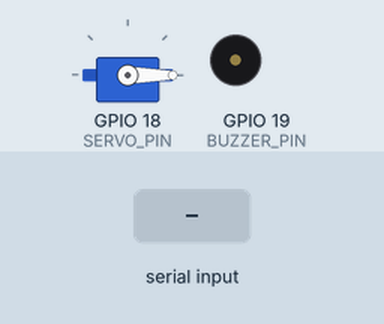
A sketch run on a simulated ESP32. On the bench: servo, buzzer (waves = sounding, pin HIGH). The inputs (shaded band) are chosen by the test bench.

Above: at 1.2 s.
1.3 s: "GRANTED\n" received over Serial
At 2.5 s:
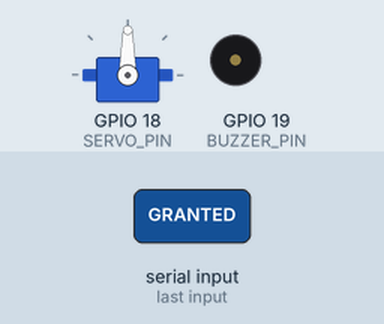
2.8 s: "DENIED\n" received over Serial
At 4.8 s:
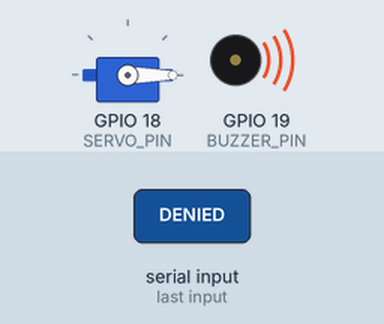
Timing chart, 0 to 6.8 s (numbered marks = the images above; inputs shaded):
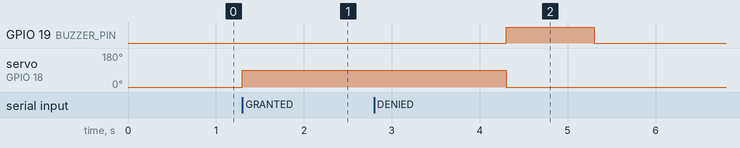

The sketch:

servo_buzzer_controller.ino
```cpp
// Servo and buzzer controller for Dual Access Control System.
// Reads "GRANTED" or "DENIED" from the laptop over USB serial and
// activates the corresponding actuator.

#include <ESP32Servo.h>

const int SERVO_PIN  = 18;
const int BUZZER_PIN = 19;
const int BAUD_RATE  = 9600;

Servo accessServo;

void setup() {
    Serial.begin(BAUD_RATE);
    accessServo.attach(SERVO_PIN);
    pinMode(BUZZER_PIN, OUTPUT);
    accessServo.write(0);       // locked position
    digitalWrite(BUZZER_PIN, LOW);
}

void loop() {
    if (Serial.available() > 0) {
        String message = Serial.readStringUntil('\n');
        message.trim();

        if (message == "GRANTED") {
            accessServo.write(90);  // open position
            delay(3000);
            accessServo.write(0);   // return to locked
        } else if (message == "DENIED") {
            digitalWrite(BUZZER_PIN, HIGH);
            delay(1000);
            digitalWrite(BUZZER_PIN, LOW);
        }
    }
}
```

Measured:
- after the input at 1.3 s, servo on GPIO 18 (SERVO_PIN): 0° → 90° at once
- after the input at 2.8 s, GPIO 19 (BUZZER_PIN): LOW → HIGH after 1.5 s, → LOW 1.0 s later
